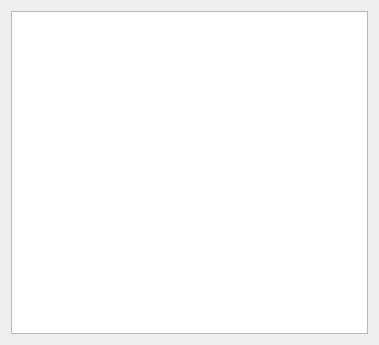
<?xml version="1.0" encoding="UTF-8"?>
<ui version="4.0">
 <class>ServerSettings</class>
 <widget class="QWidget" name="ServerSettings">
  <property name="geometry">
   <rect>
    <x>0</x>
    <y>0</y>
    <width>379</width>
    <height>345</height>
   </rect>
  </property>
  <property name="sizePolicy">
   <sizepolicy hsizetype="Maximum" vsizetype="Maximum">
    <horstretch>0</horstretch>
    <verstretch>0</verstretch>
   </sizepolicy>
  </property>
  <property name="windowTitle">
   <string>GetCalendar</string>
  </property>
  <layout class="QVBoxLayout">
   <property name="spacing">
    <number>6</number>
   </property>
   <property name="margin">
    <number>11</number>
   </property>
   <item>
    <layout class="QVBoxLayout" name="verticalLayout">
     <property name="sizeConstraint">
      <enum>QLayout::SetDefaultConstraint</enum>
     </property>
     <item>
      <widget class="QListWidget" name="uiServerList">
       <property name="sizePolicy">
        <sizepolicy hsizetype="Expanding" vsizetype="Expanding">
         <horstretch>1</horstretch>
         <verstretch>1</verstretch>
        </sizepolicy>
       </property>
      </widget>
     </item>
    </layout>
   </item>
  </layout>
 </widget>
 <resources/>
 <connections/>
</ui>
